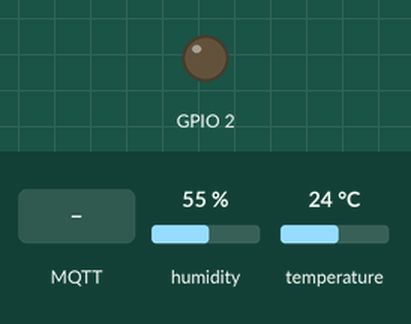
This sketch was run on a simulated ESP8266 (NodeMCU). Parts: output pins drawn as LEDs (lit = HIGH). Inputs (shaded band) come from the test bench; at power-on: humidity 55 %, temperature 24 °C. WiFi joins after 1.5 s; servers stay silent unless stated; random numbers use the default seed unless the sketch sets one; no MQTT or app messages arrive unless stated; what the sketch prints to the serial monitor is not drawn.

Above: at 2.7 s.
2.8 s: MQTT message "webapp2" arrives on the first subscribed topic
At 3.5 s:
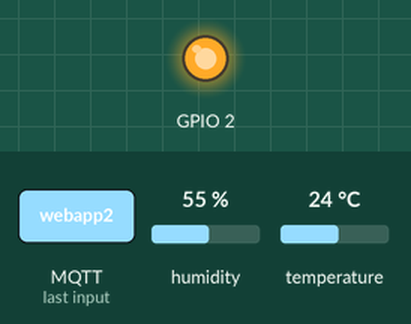
4.3 s: MQTT message "1" arrives on the first subscribed topic
At 4.6 s:
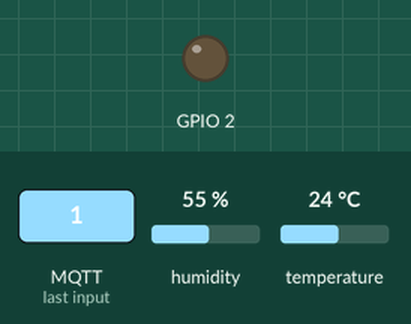
6.5 s: MQTT message "0" arrives on the first subscribed topic
At 7.5 s:
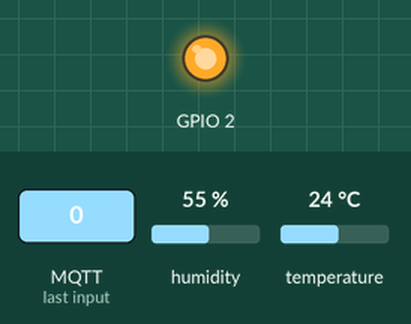
Timing chart, 0 to 9.5 s (numbered marks = the images above; inputs shaded):
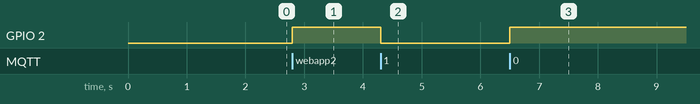

Measured:
- after the input at 2.8 s, GPIO 2: LOW → HIGH at once
- after the input at 4.3 s, GPIO 2: HIGH → LOW at once
- after the input at 6.5 s, GPIO 2: LOW → HIGH at once

The sketch:

native_mqtt_dht.ino
```cpp
/*
 Basic ESP8266 MQTT example

 This sketch demonstrates the capabilities of the pubsub library in combination
 with the ESP8266 board/library.

 It connects to an MQTT server then:
  - publishes "hello world" to the topic "outTopic" every two seconds
  - subscribes to the topic "inTopic", printing out any messages
    it receives. NB - it assumes the received payloads are strings not binary
  - If the first character of the topic "inTopic" is an 1, switch ON the ESP Led,
    else switch it off

 It will reconnect to the server if the connection is lost using a blocking
 reconnect function. See the 'mqtt_reconnect_nonblocking' example for how to
 achieve the same result without blocking the main loop.

 To install the ESP8266 board, (using Arduino 1.6.4+):
  - Add the following 3rd party board manager under "File -> Preferences -> Additional Boards Manager URLs":
       http://arduino.esp8266.com/stable/package_esp8266com_index.json
  - Open the "Tools -> Board -> Board Manager" and click install for the ESP8266"
  - Select your ESP8266 in "Tools -> Board"

*/

#include <ESP8266WiFi.h>
#include <PubSubClient.h>
#include "DHT.h"

#define DHTPIN 4
#define DHTTYPE DHT11   // DHT 11

// Update these with values suitable for your network.

const char* ssid = "xxxxxxxxxx";
const char* password = "xxxxxxxxxx";
const char* mqtt_server = "xxxxxxxxxx";


DHT dht(DHTPIN, DHTTYPE);
WiFiClient espClient;
PubSubClient client(espClient);
long lastMsg = 0;
char msg[50];
//const char* vtop = "webapp";
int value = 0;
int moisture = 800;

void setup_wifi() {

  delay(10);
  // We start by connecting to a WiFi network
  Serial.println();
  Serial.print("Connecting to ");
  Serial.println(ssid);

  WiFi.begin(ssid, password);

  while (WiFi.status() != WL_CONNECTED) {
    delay(500);
    Serial.print(".");
  }

  randomSeed(micros());

  Serial.println("");
  Serial.println("WiFi connected");
  Serial.println("IP address: ");
  Serial.println(WiFi.localIP());
}

void callback(char* topic, byte* payload, unsigned int length) {
  Serial.print("Message arrived [");
  Serial.print(topic);
  Serial.print("] ");
  for (int i = 0; i < length; i++) {
    Serial.print((char)payload[i]);
  }
  Serial.println();

  // Switch on the LED if an 1 was received as first character
  if ((char)payload[0] == '1') {
    digitalWrite(BUILTIN_LED, LOW);   // Turn the LED on (Note that LOW is the voltage level
    //vtop = "webapp";
    // but actually the LED is on; this is because
    // it is acive low on the ESP-01)
  } else {
    digitalWrite(BUILTIN_LED, HIGH);  // Turn the LED off by making the voltage HIGH
    //vtop = "webapp2";
  }

}

void reconnect() {
  // Loop until we're reconnected
  while (!client.connected()) {
    Serial.print("Attempting MQTT connection...");
    // Create a random client ID
    String clientId = "ESP8266Client-";
    clientId += String(random(0xffff), HEX);
    // Attempt to connect
    if (client.connect(clientId.c_str())) {
      Serial.println("connected");
      // Once connected, publish an announcement...
      client.publish("webapp", "hello world");
      // ... and resubscribe
      client.subscribe("inTopic");
    } else {
      Serial.print("failed, rc=");
      Serial.print(client.state());
      Serial.println(" try again in 5 seconds");
      // Wait 5 seconds before retrying
      delay(5000);
    }
  }
}

void setup() {
  pinMode(BUILTIN_LED, OUTPUT);     // Initialize the BUILTIN_LED pin as an output
  dht.begin();
  Serial.begin(115200);
  setup_wifi();
  client.setServer(mqtt_server, 1883);
  client.setCallback(callback);
}

void loop() {

  if (!client.connected()) {
    reconnect();
  }
  client.loop();

  long now = millis();
  if (now - lastMsg > 5000) {
    lastMsg = now;
    // Reading temperature or humidity takes about 250 milliseconds!
    // Sensor readings may also be up to 2 seconds 'old' (its a very slow sensor)
    //float h = dht.readHumidity();
    // Read temperature as Celsius (the default)
    float t = dht.readTemperature();
    // Read temperature as Fahrenheit (isFahrenheit = true)
    //float f = dht.readTemperature(true);

    // Check if any reads failed and exit early (to try again).
    if (/*isnan(h) || */isnan(t) /*|| isnan(f)*/) {
    Serial.println("Failed to read from DHT sensor!");
    return;
    }

    // Compute heat index in Fahrenheit (the default)
    //float hif = dht.computeHeatIndex(f, h);
    // Compute heat index in Celsius (isFahreheit = false)
    //float hic = dht.computeHeatIndex(t, h, false);

    char msg[128];
    sprintf(msg, "%d", (int)t);
    Serial.print("Publish message: ");
    Serial.println(msg);
    //Serial.println(now);
    client.publish("webapp/tempc", msg);
/*
    sprintf(msg, "%d", (int)f);
    Serial.print("Publish message: ");
    Serial.println(msg);
    //Serial.println(now);
    client.publish("webapp/tempf", msg);

    sprintf(msg, "%d", (int)h);
    Serial.print("Publish message: ");
    Serial.println(msg);
    //Serial.println(now);
    client.publish("webapp/humi", msg);
*/
  }
}
```
